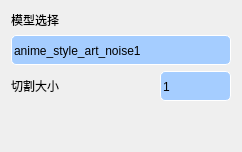
                          <widget class="QWidget" name="page_6">
                           <layout class="QVBoxLayout" name="verticalLayout_9">
                            <item>
                             <widget class="QLabel" name="label_12">
                              <property name="styleSheet">
                               <string notr="true">font: bold 13pt &quot;Microsoft YaHei&quot;;</string>
                              </property>
                              <property name="text">
                               <string>模型选择</string>
                              </property>
                             </widget>
                            </item>
                            <item>
                             <widget class="QComboBox" name="cb_wf_model">
                              <property name="minimumSize">
                               <size>
                                <width>100</width>
                                <height>30</height>
                               </size>
                              </property>
                              <property name="maximumSize">
                               <size>
                                <width>16777215</width>
                                <height>16777215</height>
                               </size>
                              </property>
                              <property name="styleSheet">
                               <string notr="true">QComboBox
{
	border-radius:5px;
	background-color:rgb(165, 205, 255);
	font: bold 13pt &quot;Microsoft YaHei&quot;;
    color:rgb(0,0,0);
    border:1px outset rgb(255, 255, 255);
	padding-top: 2px;
	padding-left: 2px;
}
QComboBox:disabled
{
	background-color:rgba(50,50,50,200);
	font: 75 9pt &quot;Microsoft YaHei&quot;;
    color:rgb(160,160,160);
}
QComboBox:hover
{
	background-color: rgba(165, 205, 255,80%);
	border:1px solid rgb(31,156,220) ;
}
/*点击combox的样式*/
QComboBox:on
{
	border-radius:3px;
	background-color: rgba(165, 205, 255,80%);
	font: 75 9pt &quot;Microsoft YaHei&quot;;
    color:rgb(0,0,0);
    border:1px solid rgb(31,156,220) ;
}
/*下拉框的样式*/
QComboBox QAbstractItemView 
{
    outline: 0px solid gray;  /*取消选中虚线*/
    border: 1px solid rgb(31,156,220);  
    font: 75 9pt &quot;Microsoft YaHei&quot;;
    color: rgb(0,0,0);
    background-color: rgba(165, 205, 255,80%);
    selection-background-color: rgb(90,90,90);   
}
 /*选中每一项高度*/
QComboBox QAbstractItemView::item
 { 
	height: 25px;  
 }
/*选中每一项的字体颜色和背景颜色*/
QComboBox QAbstractItemView::item:selected 
{
    color: rgb(31,163,246);
	background-color: rgb(0,0,0); 
}
 /*下拉箭头的边框*/
QComboBox::drop-down 
{
	border:none;
}
 /*下拉箭头样式*/
QComboBox::down-arrow 
{
    right:10px;/*控制箭头左右偏移*/
    width: 9px;  
    height: 9px; 
  border-image: url(:/white/buttom_white/下1_down-two.svg);
      border-width:8px 8px 8px 8px;
}
 /*下拉箭头点击样式*/
QComboBox::down-arrow:on
{
    width: 9px;  
    height: 9px;   
    border-image: url(:/white/buttom_white/上1_up-two.svg);
    border-width:8px 8px 8px 8px;
}</string>
                              </property>
                              <item>
                               <property name="text">
                                <string>anime_style_art_noise1</string>
                               </property>
                              </item>
                              <item>
                               <property name="text">
                                <string>anime_style_art_noise2</string>
                               </property>
                              </item>
                              <item>
                               <property name="text">
                                <string>anime_style_art_noise3</string>
                               </property>
                              </item>
                              <item>
                               <property name="text">
                                <string>anime_style_art_scale2.0x</string>
                               </property>
                              </item>
                              <item>
                               <property name="text">
                                <string>anime_style_art_rgb_noise0</string>
                               </property>
                              </item>
                              <item>
                               <property name="text">
                                <string>anime_style_art_rgb_noise1</string>
                               </property>
                              </item>
                              <item>
                               <property name="text">
                                <string>anime_style_art_rgb_noise2</string>
                               </property>
                              </item>
                              <item>
                               <property name="text">
                                <string>anime_style_art_rgb_noise3</string>
                               </property>
                              </item>
                              <item>
                               <property name="text">
                                <string>anime_style_art_rgb_scale2.0x</string>
                               </property>
                              </item>
                              <item>
                               <property name="text">
                                <string>cunet_noise0</string>
                               </property>
                              </item>
                              <item>
                               <property name="text">
                                <string>cunet_noise0_scale2.0x</string>
                               </property>
                              </item>
                              <item>
                               <property name="text">
                                <string>cunet_noise1</string>
                               </property>
                              </item>
                              <item>
                               <property name="text">
                                <string>cunet_noise1_scale2.0x</string>
                               </property>
                              </item>
                              <item>
                               <property name="text">
                                <string>cunet_noise2</string>
                               </property>
                              </item>
                              <item>
                               <property name="text">
                                <string>cunet_noise2_scale2.0x</string>
                               </property>
                              </item>
                              <item>
                               <property name="text">
                                <string>cunet_noise3_</string>
                               </property>
                              </item>
                              <item>
                               <property name="text">
                                <string>cunet_noise3_scale2.0x</string>
                               </property>
                              </item>
                              <item>
                               <property name="text">
                                <string>cunet_scale2.0x</string>
                               </property>
                              </item>
                              <item>
                               <property name="text">
                                <string>photo_noise0</string>
                               </property>
                              </item>
                              <item>
                               <property name="text">
                                <string>photo_noise1</string>
                               </property>
                              </item>
                              <item>
                               <property name="text">
                                <string>photo_noise2</string>
                               </property>
                              </item>
                              <item>
                               <property name="text">
                                <string>photo_noise3</string>
                               </property>
                              </item>
                              <item>
                               <property name="text">
                                <string>photo_scale2.0x</string>
                               </property>
                              </item>
                              <item>
                               <property name="text">
                                <string>upconv_7_anime_noise0_scale2.0x</string>
                               </property>
                              </item>
                              <item>
                               <property name="text">
                                <string>upconv_7_anime_noise1_scale2.0x</string>
                               </property>
                              </item>
                              <item>
                               <property name="text">
                                <string>upconv_7_anime_noise2_scale2.0x</string>
                               </property>
                              </item>
                              <item>
                               <property name="text">
                                <string>upconv_7_anime_noise3_scale2.0x</string>
                               </property>
                              </item>
                              <item>
                               <property name="text">
                                <string>upconv_7_anime_scale2.0x</string>
                               </property>
                              </item>
                              <item>
                               <property name="text">
                                <string>upconv_7_photo_noise0_scale2.0x</string>
                               </property>
                              </item>
                              <item>
                               <property name="text">
                                <string>upconv_7_photo_noise1_scale2.0x</string>
                               </property>
                              </item>
                              <item>
                               <property name="text">
                                <string>upconv_7_photo_noise2_scale2.0x</string>
                               </property>
                              </item>
                              <item>
                               <property name="text">
                                <string>upconv_7_photo_noise3_scale2.0x</string>
                               </property>
                              </item>
                              <item>
                               <property name="text">
                                <string>upconv_7_photo_scale2.0x</string>
                               </property>
                              </item>
                              <item>
                               <property name="text">
                                <string>upresnet10_noise0_scale2.0x</string>
                               </property>
                              </item>
                              <item>
                               <property name="text">
                                <string>upresnet10_noise1_scale2.0x</string>
                               </property>
                              </item>
                              <item>
                               <property name="text">
                                <string>upresnet10_noise2_scale2.0x</string>
                               </property>
                              </item>
                              <item>
                               <property name="text">
                                <string>upresnet10_noise3_scale2.0x</string>
                               </property>
                              </item>
                              <item>
                               <property name="text">
                                <string>upresnet10_scale2.0x</string>
                               </property>
                              </item>
                             </widget>
                            </item>
                            <item>
                             <layout class="QHBoxLayout" name="horizontalLayout_30" stretch="1,1,1">
                              <item>
                               <widget class="QLabel" name="label_21">
                                <property name="styleSheet">
                                 <string notr="true">font: bold 12pt &quot;黑体&quot;;</string>
                                </property>
                                <property name="text">
                                 <string>切割大小</string>
                                </property>
                               </widget>
                              </item>
                              <item>
                               <spacer name="horizontalSpacer_15">
                                <property name="orientation">
                                 <enum>Qt::Horizontal</enum>
                                </property>
                                <property name="sizeHint" stdset="0">
                                 <size>
                                  <width>40</width>
                                  <height>20</height>
                                 </size>
                                </property>
                               </spacer>
                              </item>
                              <item>
                               <widget class="QComboBox" name="cb_wf_tile">
                                <property name="minimumSize">
                                 <size>
                                  <width>0</width>
                                  <height>30</height>
                                 </size>
                                </property>
                                <property name="maximumSize">
                                 <size>
                                  <width>16777215</width>
                                  <height>16777215</height>
                                 </size>
                                </property>
                                <property name="styleSheet">
                                 <string notr="true">QComboBox
{
	border-radius:5px;
	background-color:rgb(165, 205, 255);
	font: bold 13pt &quot;Microsoft YaHei&quot;;
    color:rgb(0,0,0);
    border:1px outset rgb(255, 255, 255);
	padding-top: 2px;
	padding-left: 2px;
}
QComboBox:disabled
{
	background-color:rgba(50,50,50,200);
	font: 75 9pt &quot;Microsoft YaHei&quot;;
    color:rgb(160,160,160);
}
QComboBox:hover
{
	background-color: rgba(165, 205, 255,80%);
	border:1px solid rgb(31,156,220) ;
}
/*点击combox的样式*/
QComboBox:on
{
	border-radius:3px;
	background-color: rgba(165, 205, 255,80%);
	font: 75 9pt &quot;Microsoft YaHei&quot;;
    color:rgb(0,0,0);
    border:1px solid rgb(31,156,220) ;
}
/*下拉框的样式*/
QComboBox QAbstractItemView 
{
    outline: 0px solid gray;  /*取消选中虚线*/
    border: 1px solid rgb(31,156,220);  
    font: 75 9pt &quot;Microsoft YaHei&quot;;
    color: rgb(0,0,0);
    background-color: rgba(165, 205, 255,80%);
    selection-background-color: rgb(90,90,90);   
}
 /*选中每一项高度*/
QComboBox QAbstractItemView::item
 { 
	height: 25px;  
 }
/*选中每一项的字体颜色和背景颜色*/
QComboBox QAbstractItemView::item:selected 
{
    color: rgb(31,163,246);
	background-color: rgb(0,0,0); 
}
 /*下拉箭头的边框*/
QComboBox::drop-down 
{
	border:none;
}
 /*下拉箭头样式*/
QComboBox::down-arrow 
{
    right:10px;/*控制箭头左右偏移*/
    width: 9px;  
    height: 9px; 
  border-image: url(:/white/buttom_white/下1_down-two.svg);
      border-width:8px 8px 8px 8px;
}
 /*下拉箭头点击样式*/
QComboBox::down-arrow:on
{
    width: 9px;  
    height: 9px;   
    border-image: url(:/white/buttom_white/上1_up-two.svg);
    border-width:8px 8px 8px 8px;
}</string>
                                </property>
                                <item>
                                 <property name="text">
                                  <string>1</string>
                                 </property>
                                </item>
                                <item>
                                 <property name="text">
                                  <string>2</string>
                                 </property>
                                </item>
                                <item>
                                 <property name="text">
                                  <string>3</string>
                                 </property>
                                </item>
                                <item>
                                 <property name="text">
                                  <string>4</string>
                                 </property>
                                </item>
                                <item>
                                 <property name="text">
                                  <string>5</string>
                                 </property>
                                </item>
                               </widget>
                              </item>
                             </layout>
                            </item>
                            <item>
                             <spacer name="verticalSpacer_4">
                              <property name="orientation">
                               <enum>Qt::Vertical</enum>
                              </property>
                              <property name="sizeHint" stdset="0">
                               <size>
                                <width>20</width>
                                <height>40</height>
                               </size>
                              </property>
                             </spacer>
                            </item>
                           </layout>
                          </widget>
